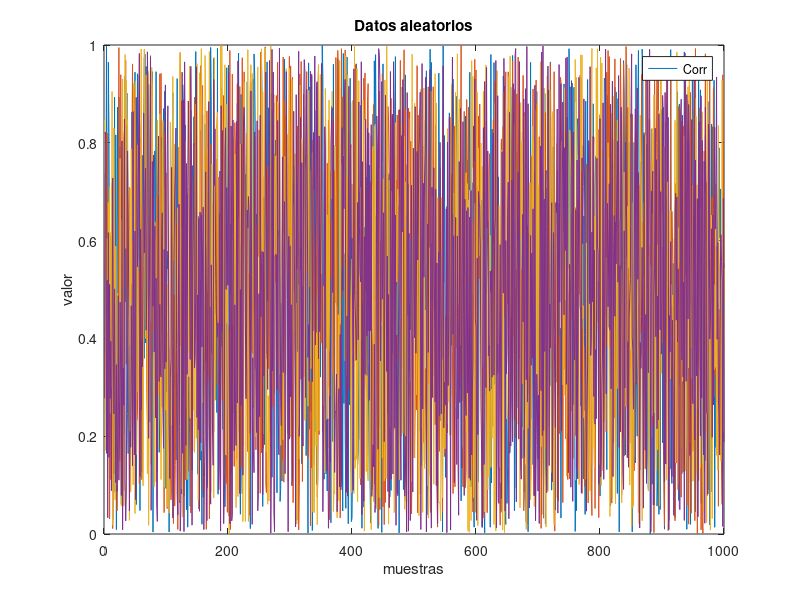

This figure's MATLAB source: (Note: this script raises an error after producing the figure.)
% Actividad #4

% Objetivos:
% - Aprender a crear funciones, una para escibir archivos

% Nombre: sunombre
% Reposiitory: https://github.com/vasanza/SSE

% Limpiar variables y linea de comandos
clear%para borrar el workspace y liberar memoria RAM
clc %limpiar el command window

%% Generar datos alatorios
% En todo dataset las filas son muestras y las comlumnas son variables
variables=5; %Columnas
vname=["Corriente","Voltaje","variable3","variable4","variable5"];
%Tarea ----------------- modificar el numero de muestras del dataset
muestras=1000; %Filas
Dataset=rand(muestras, variables);
%matriz de muestras (filas) x variables (columnas)

%% Graficar el dataset
figure %no sobrescribe la anterior grafica
plot(Dataset(:,1:4));%
title("Datos aleatorios");
xlabel("muestras");
ylabel("valor");
legend(vname(1:4))

%% Guardar los carchivos VSC en el computador
filename = 'Data3.csv';
fSave_file(filename,Dataset)

%clear